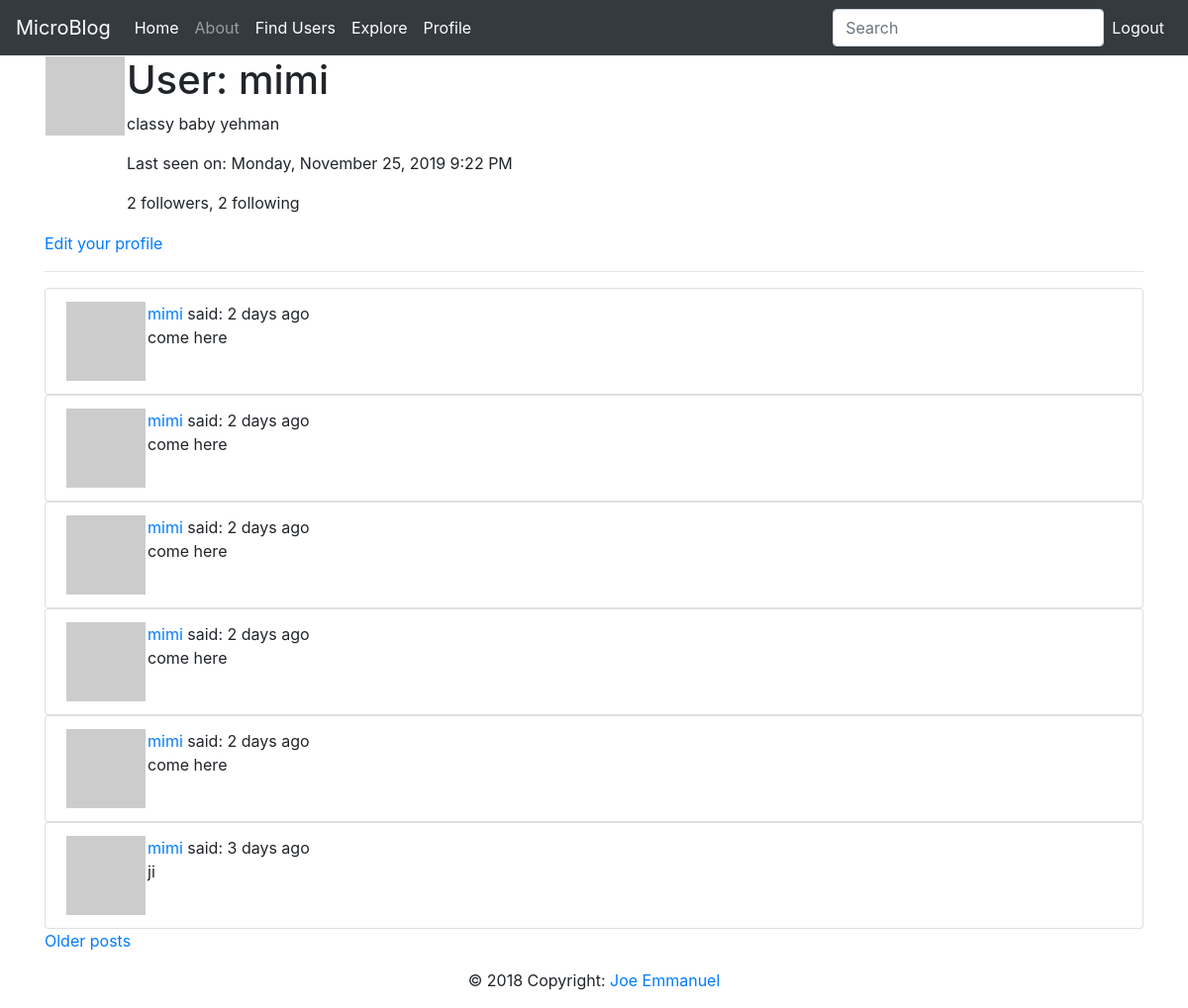
The page /user/mimi (signed in) on the database as committed earlier.
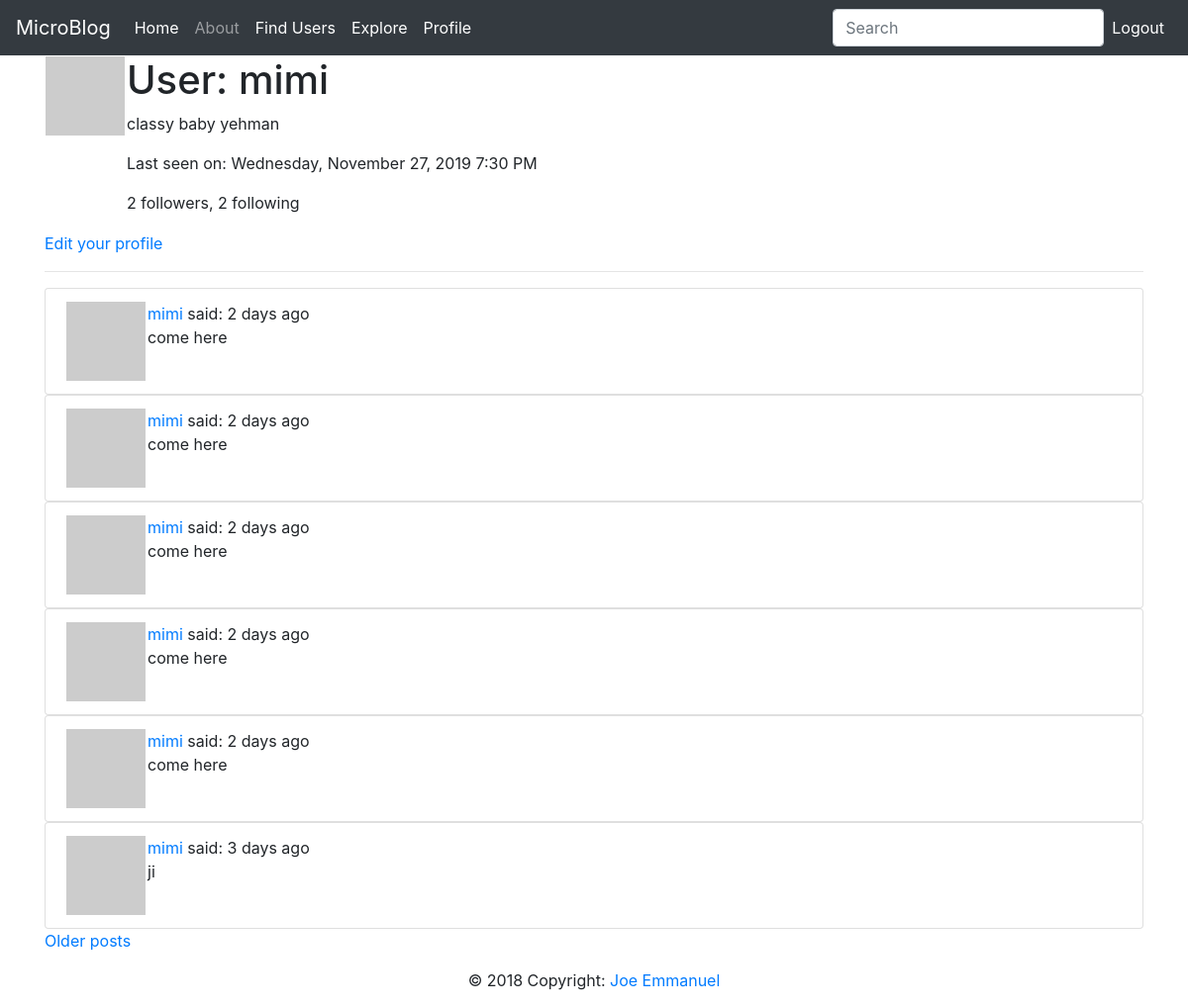
The same page on the database as committed later.
### app/models.py (models this page shows, shortened)
class User(UserMixin, db.Model):
    __tablename__ = 'user'
    id = db.Column(db.Integer, primary_key=True)
    username = db.Column(db.String(64), index=True, unique=True)
    email = db.Column(db.String(64), index=True, unique=True)
    password_hash = db.Column(db.String(128))
    posts = db.relationship('Post', backref='author', lazy='dynamic')
    about_me = db.Column(db.String(140))
    last_seen = db.Column(db.DateTime, default=datetime.utcnow)
    followed = db.relationship(
        'User', secondary=followers,
        primaryjoin=(followers.c.follower_id == id),
        secondaryjoin=(followers.c.followed_id == id),
        backref=db.backref('followers', lazy='dynamic'), lazy='dynamic')
    def avatar(self, size):
        digest = md5(self.email.lower().encode('utf-8')).hexdigest()
        return 'https://www.gravatar.com/avatar/{}?d=identicon&s={}'.format(
            digest, size)
    def followed_posts(self):
        followed = Post.query.join(followers, (followers.c.followed_id == Post.user_id)) \
            .filter(followers.c.follower_id == self.id)
        own = Post.query.filter_by(user_id=self.id)
        return followed.union(own).order_by(Post.timestamp.desc())

class Post(db.Model):
    __tablename__ = 'posts'
    id = db.Column(db.Integer, primary_key=True)
    body = db.Column(db.String(140))
    timestamp = db.Column(db.DateTime, index=True, default=datetime.utcnow)
    user_id = db.Column(db.Integer, db.ForeignKey('user.id'))
    language = db.Column(db.String(5))

### app/main/routes.py (the view)
@bp.route('/user/<username>')
@login_required
def user(username):
    user = User.query.filter_by(username=username).first_or_404()
    page = request.args.get('page', 1, type=int)
    posts = current_user.followed_posts().paginate(page, current_app.config['POSTS_PER_PAGE'], False)
    next_url = url_for('main.user', username=user.username, page=posts.next_num) if posts.has_next else None
    prev_url = url_for('main.user', username=user.username, page=posts.prev_num) if posts.has_prev else None
    return render_template('user.html', user=user, posts=posts.items, next_url=next_url, prev_url=prev_url)

### app/main/forms.py
class SearchForm(FlaskForm):
    q = StringField('Search', validators=[DataRequired()])
    def __init__(self, *args, **kwargs):
        if 'formdata' not in kwargs:
            kwargs['formdata'] = request.args
        if 'csrf_enabled' not in kwargs:
            kwargs['csrf_enabled'] = False
        super(SearchForm, self).__init__(*args, **kwargs)

### app/main/routes.py (called while the page is built)
@bp.before_request
def before_request():
    if current_user.is_authenticated:
        current_user.last_seen = datetime.utcnow()
        db.session.commit()
        g.search_form = SearchForm()

### app/models.py (called while the page is built)
@login.user_loader
def loaded_user(id):
    return User.query.get(int(id))

### app/templates/user.html (shortened to what this page needs)
{% extends "base.html" %}
{% block content %}
    <table>
        <tr valign="top">
            <td><img src="{{ user.avatar(128) }}"></td>
            <td>
                <h1>User: {{ user.username }}</h1>
                {% if user.about_me %}<p>{{ user.about_me }}</p>{% endif %}
                {% if user.last_seen %}
                <p>Last seen on: {{ moment(user.last_seen).format('LLLL') }}</p>
                {% endif %}
                <p>{{ user.followers.count() }} followers, {{ user.followed.count() }} following</p>
            </td>
        </tr>
    </table>
        {% if user == current_user %}
        <p><a href="{{ url_for('main.edit_profile') }}">Edit your profile</a></p>
        {% elif not current_user.is_following(user) %}
        <p><a class="btn btn-primary" href="{{ url_for('main.follow', username=user.username) }}">Follow</a></p>
        {% else %}
        <p><a class="btn btn-primary" href="{{ url_for('main.unfollow', username=user.username) }}">Unfollow</a></p>
        {% endif %}
    <hr>
    {% for post in posts %}
        <ul class="list-group">
            <li class="list-group-item">{% include 'includes/_post.html' %}</li>
        </ul>
    {% endfor %}
    {% if next_url %}
    <a href="{{ next_url }}">Older posts</a>
    {% endif %}
{% endblock %}

### app/templates/base.html (shortened to what this page needs)
<!DOCTYPE html>
<html lang="en">
<head>
    <link rel="stylesheet" href="/static/css/bootstrap.min.css">
    <link rel="stylesheet" href="https://stackpath.bootstrapcdn.com/bootstrap/4.3.1/css/bootstrap.min.css">
</head>
<body>
    {% include 'includes/_navbar.html'%}
    <div class="container">
        {% block content %} {% endblock %}
    </div>
    {% include 'includes/_footer.html'%}
</body>
</html>

### app/templates/includes/_navbar.html (shortened to what this page needs)
<nav class="navbar navbar-expand-lg navbar-dark bg-dark">
  <a class="navbar-brand" href="#">MicroBlog</a>
  <div class="collapse navbar-collapse" id="navbarSupportedContent">
    <ul class="navbar-nav mr-auto">
      <li class="nav-item active">
        <a class="nav-link" href="{{ url_for('main.index') }}">Home <span class="sr-only">(current)</span></a>
      </li>
      <li class="nav-item">
        <a class="nav-link" href="#">About</a>
      </li>
      {% if current_user.is_anonymous %}
      <li class="nav-item active">
        <a class="nav-link" href="{{ url_for('main.explore') }}">Explore<span class="sr-only">(current)</span></a>
      </li>
      {% else %}
      <li class="nav-item active">
        <a class="nav-link" href="{{ url_for('main.all_users') }}">Find Users<span class="sr-only">(current)</span></a>
      </li>
      <li class="nav-item active">
        <a class="nav-link" href="{{ url_for('main.explore') }}">Explore<span class="sr-only">(current)</span></a>
      </li>
      <li class="nav-item active">
        <a class="nav-link" href="{{ url_for('main.user', username=current_user.username) }}">Profile<span class="sr-only">(current)</span></a>
      </li>
      {% endif %}
    </ul>
    {% if g.search_form %}
    <form class="form-inline my-2 my-lg-0" method="get" action="{{ url_for('main.search') }}">
          <div class="form-group">
            {{ g.search_form.q(size=20, class='form-control', placeholder=g.search_form.q.label.text) }}
          </div>
    </form>
    {% endif %}
    <ul class="navbar-nav navbar-right">
      {% if current_user.is_anonymous %}
      <li class="nav-item active">
        <a class="nav-link" href="{{ url_for('auth.login') }}">Login<span class="sr-only">(current)</span></a>
      </li>
      {% else %}
        <li class="nav-item active">
        <a class="nav-link" href="{{ url_for('auth.logout') }}">Logout<span class="sr-only">(current)</span></a>
      </li>
      {% endif %}
    </ul>
  </div>
</nav>

### app/templates/includes/_post.html
<table>
    <tr valign="top">
        <td><img src="{{ post.author.avatar(36) }}"></td>
        <td>
            <a href="{{ url_for('main.user', username=post.author.username) }}">
            {{ post.author.username }}
            </a>
            said: {{ moment(post.timestamp).fromNow() }}
            <br>
            {{ post.body }}
        </td>
    </tr>
</table>

### app/templates/includes/_footer.html
<footer class="page-footer font-small blue">
  <div class="footer-copyright text-center py-3">© 2018 Copyright:
    <a href="#">Joe Emmanuel</a>
  </div>
</footer>

Rows that differ between the two databases and show on the page:
changed User "mimi": last_seen "Monday, November 25, 2019 9:22 PM" → "Wednesday, November 27, 2019 7:30 PM"
